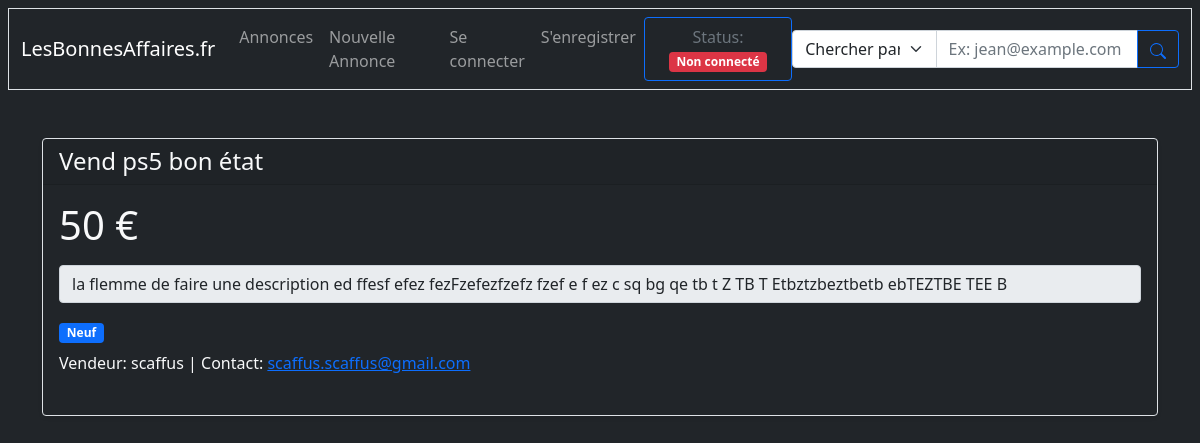
Page /annonce/1 on the committed database.
### app.py (models this page shows, shortened)
class Post(db.Model):
    id              = db.Column(db.Integer, primary_key = True)
    title           = db.Column(db.Text, nullable = False)
    description     = db.Column(db.Text, nullable = False)
    mail            = db.Column(db.Text, nullable = False)
    price           = db.Column(db.Text, nullable = False)
    username        = db.Column(db.Text, nullable = False)
    asset_condition = db.Column(db.Text, nullable = False)
    date            = db.Column(db.DateTime, nullable = False, default = datetime.utcnow)

### app.py (the view)
@app.route('/annonce/<int:id>')
def annonce(id):
    annonce = Post.query.filter_by(id=id).first()
    return render_template('index.html', requestAnnonce=annonce, user=current_user)

### templates/index.html (shortened to what this page needs)
{% extends 'base.html' %}
{% block body %}
{% if requestAnnonce %}
<div class="container mt-5">
  <div class="card mb-4 shadow-sm border border-1 bg-dark text-light">
    <div class="card-header">
      <h4 class="my-0 fw-normal">{{ requestAnnonce.title }}</h4>
    </div>
    <div class="card-body">
      <h1 class="card-title pricing-card-title">{{ requestAnnonce.price }} €<small class="text-muted"></small></h1>
      <ul class="list-unstyled mt-3 mb-4">
        <span class="input-group-text">{{ requestAnnonce.description }}</span>
        <div class="mt-3 mb-2">
          {% if requestAnnonce.asset_condition == '5' %}
          <span class="badge bg-primary">Neuf</span>
          {% elif requestAnnonce.asset_condition == '4' %}
          <span class="badge bg-info">Très bon état</span>
          {% elif requestAnnonce.asset_condition == '3' %}
          <span class="badge bg-success">Bon état</span>
          {% elif requestAnnonce.asset_condition == '2' %}
          <span class="badge bg-warning">Assez bon état</span>
          {% elif requestAnnonce.asset_condition == '1' %}
          <span class="badge bg-danger">Etat médiocre</span>
          {% endif %}
        </div>
        <p>Vendeur: {{ requestAnnonce.username }} | Contact: <a href="mailto:{{ requestAnnonce.mail }}">{{
            requestAnnonce.mail }}</a></p>
      </ul>
    </div>
  </div>
</div>
{% endif %}
{% endblock %}

### rows in the picture
Post: title "Vend ps5 bon état", price "50", description "la flemme de faire une description ed ffesf efez fezFzefezfzefz fzef e f ez c sq bg qe tb t Z TB T Etbztzbeztbetb ebTEZTBE TEE B", username "scaffus", mail "scaffus.scaffus@gmail.com"
